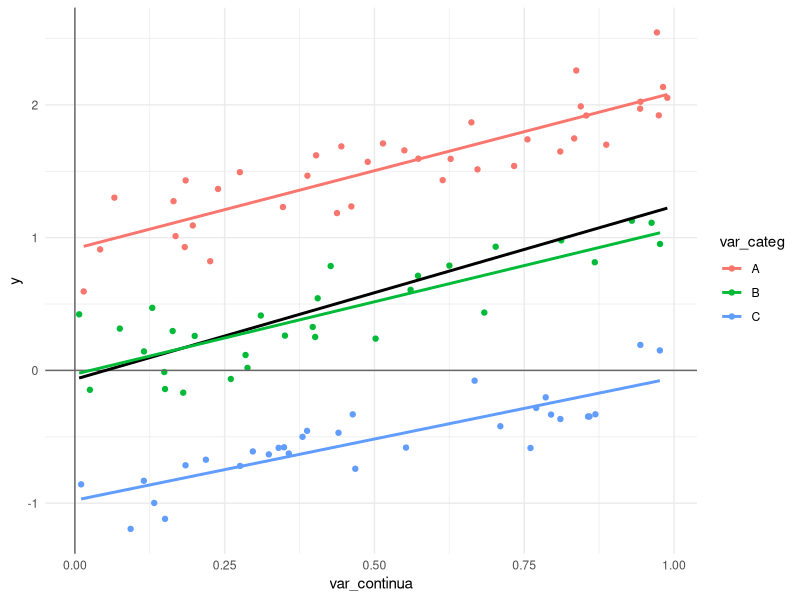
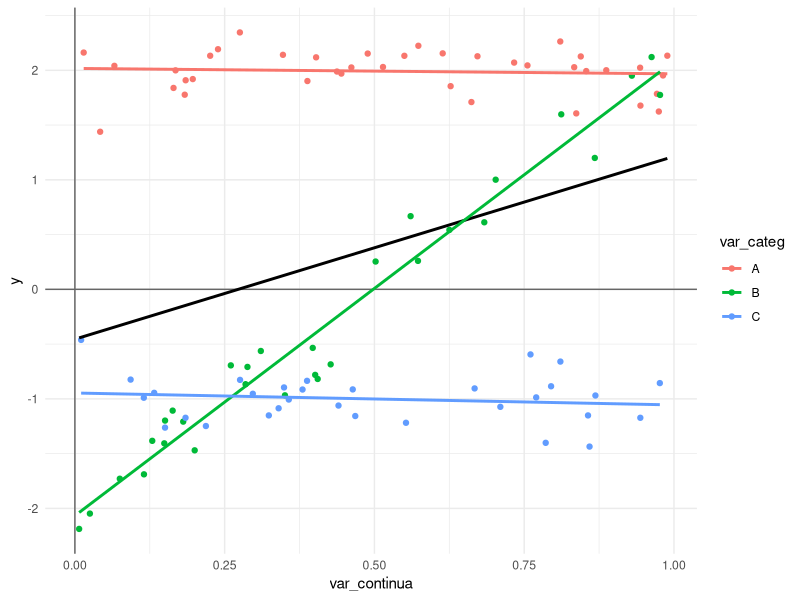
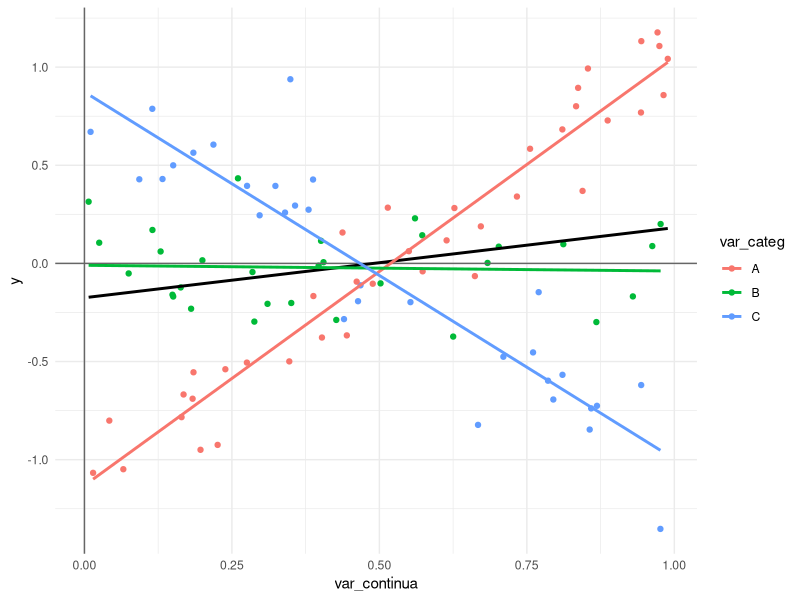
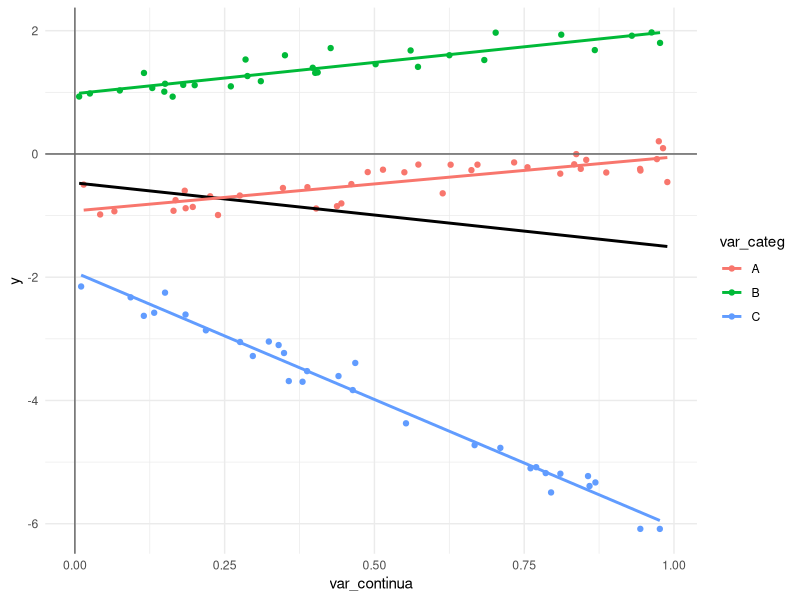
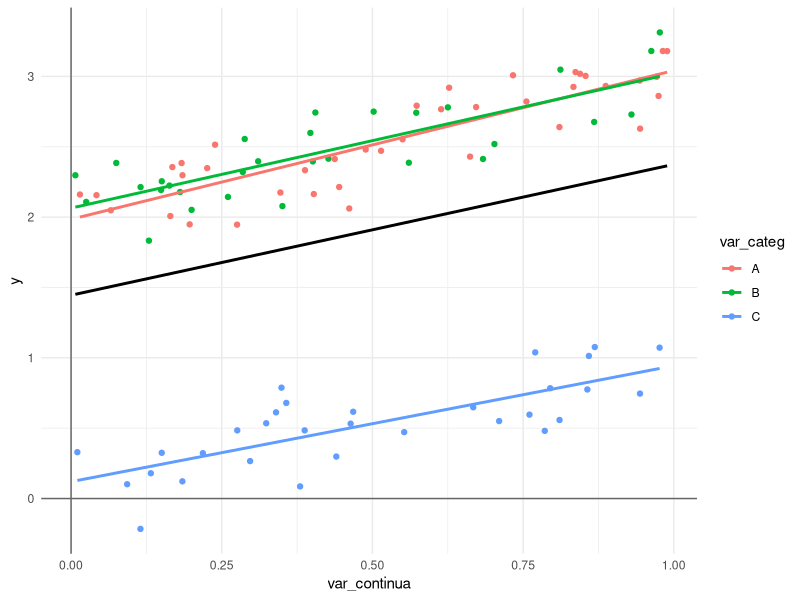
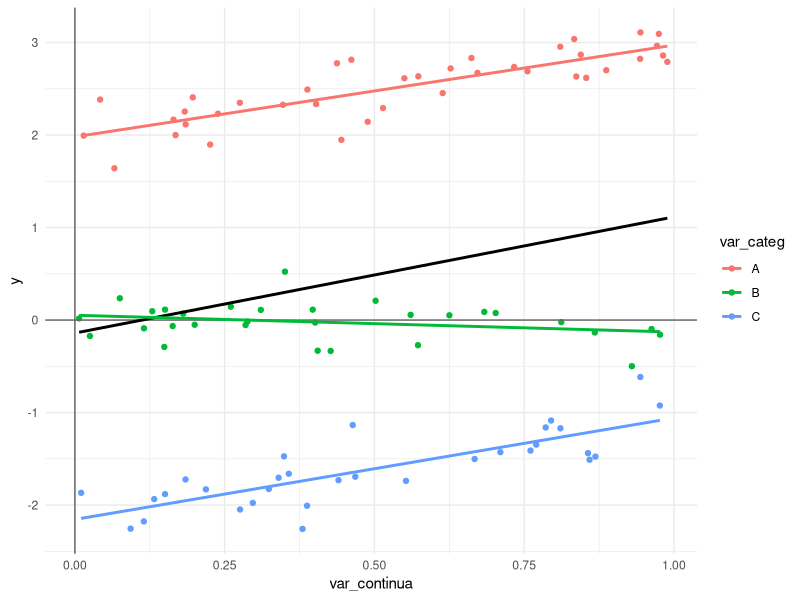

R code for these plots, in order:
library(tidyverse)

params_sem_parabola <- expand.grid(
  interceptA = -2:2,
  interceptB = -2:2,
  interceptC = -2:2,
  slopeA = c(-4, 1, 0, 1, 4),
  slopeB = c(-4, 1, 0, 1, 4),
  slopeC = c(-4, 1, 0, 1, 4),
  quadraticoA = 0,
  quadraticoB = 0,
  quadraticoC = 0
)

params_com_parabola <- expand.grid(
  interceptA = -1:1,
  interceptB = -1:1,
  interceptC = -1:1,
  slopeA = -1:1,
  slopeB = -1:1,
  slopeC = -1:1,
  quadraticoA = -1:3,
  quadraticoB = -1:3,
  quadraticoC = -1:3
)

params <- bind_rows(
  params_sem_parabola,
  params_com_parabola
) %>%
  distinct() %>%
  as.matrix()

set.seed(2)
n = 100
x <- tibble(
  var_continua = runif(n),
  var_categ = sample(c("A", "B", "C"), n, replace = TRUE) %>% as.factor()
)
xm <- model.matrix(~ 0 + var_categ + var_continua:var_categ + I(var_continua^2):var_categ, data = x)


interacoes <- function(parametros = NULL, com_parabolas = FALSE) {
  
  if(is.null(parametros)) {
    if(com_parabolas) {
      parametros <- params[sample.int(nrow(params), 1),]
    } else {
      parametros <- unlist(params_sem_parabola[sample.int(nrow(params_sem_parabola), 1),])
    }
  }
  
  y <- as_tibble(xm %*% t(t(parametros)), .name_repair = "minimal") %>%
    set_names("y")
  
  y <- y + rnorm(nrow(y), sd = 0.2)
  
  xy <- bind_cols(x, y)
  
  base <- ggplot(xy, aes(x = var_continua)) +
    geom_point(aes(colour = var_categ)) +
    geom_vline(xintercept = 0, colour = "grey40") +
    geom_hline(yintercept = 0, colour = "grey40") +
    theme_minimal()
  
  
  modelo <- lm(y ~ (var_continua + I(var_continua^2))* var_categ, data = xy)
  
  grafico <- base + aes(y = y) + geom_smooth(method = "lm", se = FALSE, colour = "black") 
  if(all(parametros[7:9] == 0)) {
    grafico <- grafico + geom_smooth(aes(colour = var_categ), method = "lm", se = FALSE)
  } else {
    grafico <- grafico + geom_smooth(aes(colour = var_categ), method = "lm", formula = y ~ poly(x, 2), se = FALSE)
  }
    
  summary <- summary(modelo)
  list(
    grafico = grafico,
    summary = summary,
    parametros = parametros,
    modelo = modelo
  )
} 

infos <- interacoes(c(
  intercepto_do_A = 1, 
  intercepto_do_B = 0, 
  intercepto_do_C = -1, 
  
  inclinacao_do_A = 1, 
  inclinacao_do_B = 1, 
  inclinacao_do_C = 1, 
  
  ao_quadrado_do_A = 0, 
  ao_quadrado_do_B = 0, 
  ao_quadrado_do_C = 0
  )
)
infos$summary
infos$grafico
infos$parametros %>% t %>% t

infos <- interacoes()
infos$summary
infos$grafico
infos$parametros

# Exemplo: Paradóxo de Simpson 
infos <- interacoes(c(
    intercepto_do_A = -1, 
    intercepto_do_B = 0, 
    intercepto_do_C = 1, 
    
    inclinacao_do_A = 2, 
    inclinacao_do_B = 0, 
    inclinacao_do_C = -2, 
    
    ao_quadrado_do_A = 0, 
    ao_quadrado_do_B = 0, 
    ao_quadrado_do_C = 0
  )
)

infos$grafico
infos$parametros




# exercício1: gere um gráfico e avalie:
# se há efeito de 'var_continua'
# se há efeito de 'var_categ'
# se há interação entre 'var_continua' com 'var_categ' em relação ao intercepto
# se há interação entre 'var_continua' com 'var_categ' em relação a inclinação
set.seed(1)
infos <- interacoes()
infos$grafico



# exercício2: repita o exercício 1, mas agora com outro gráfico sorteado.
set.seed(896)
infos <- interacoes()
infos$grafico



# exercício3: repita o exercício 1, mas agora com outro gráfico sorteado.
set.seed(905)
infos <- interacoes()
infos$grafico



